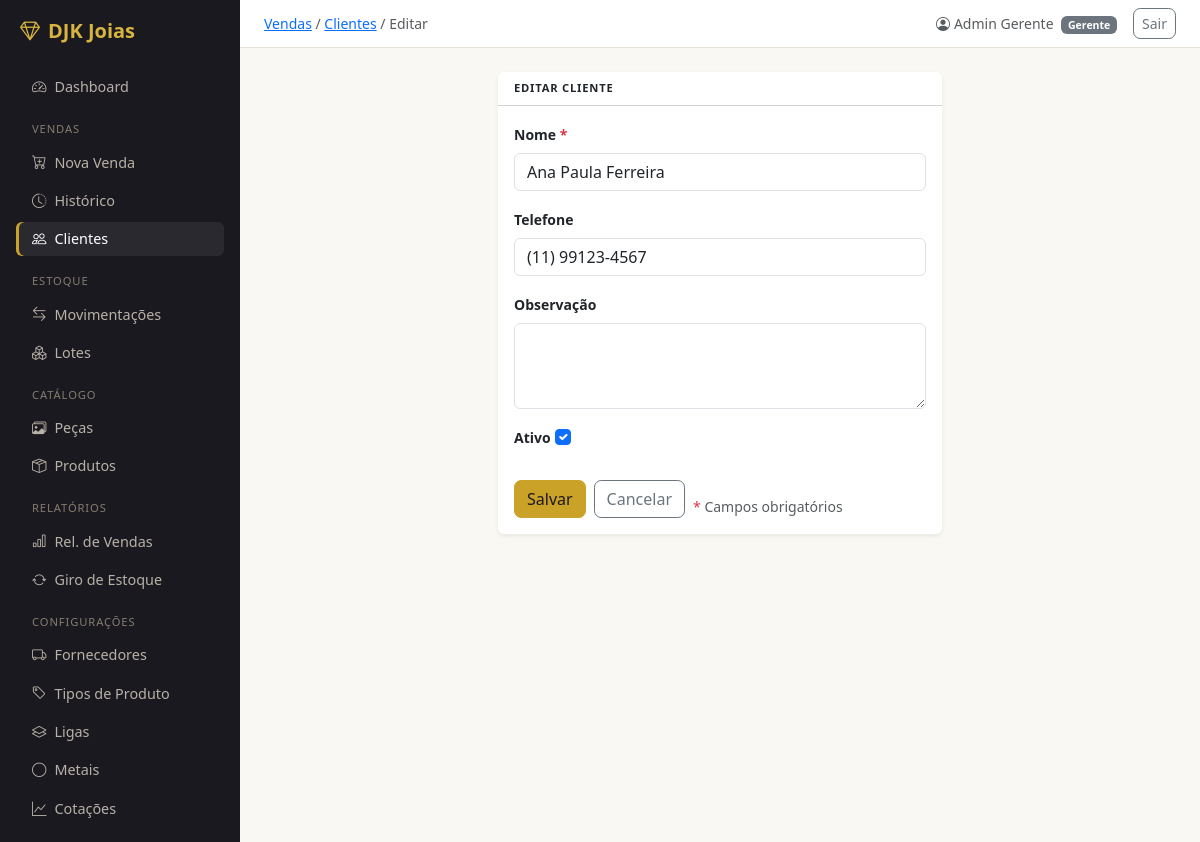
Before: /vendas/clientes/1/editar/ (signed in) with the older database file.
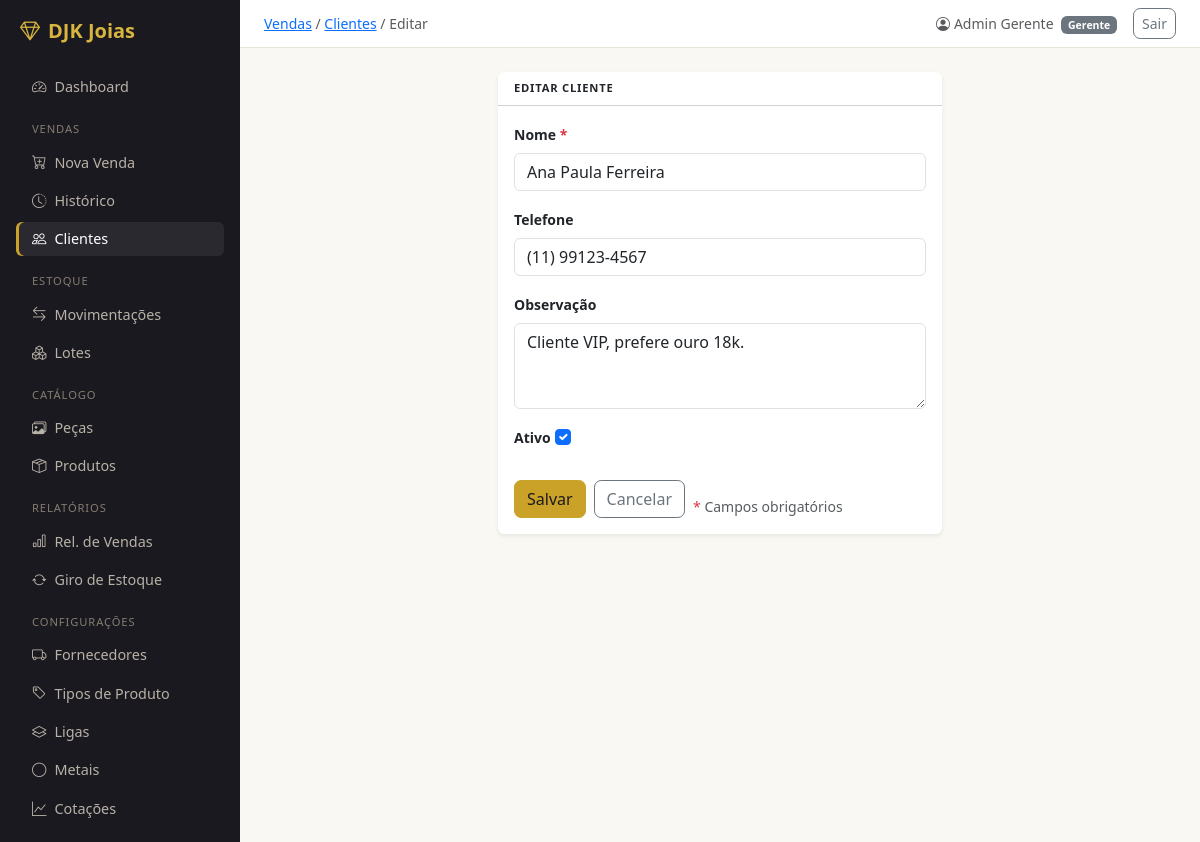
After: the same page with the newer database file.
### vendas/models.py (models this page shows, shortened)
class Cliente(models.Model):
    nome       = models.CharField(max_length=150, db_index=True)
    telefone   = models.CharField(max_length=20, blank=True)
    observacao = models.TextField(blank=True)
    ativo      = models.BooleanField(default=True)
    criado_em  = models.DateTimeField(auto_now_add=True)
    class Meta:
        verbose_name        = 'Cliente'
        verbose_name_plural = 'Clientes'
        ordering            = ['nome']

### vendas/views.py (the view, shortened to what this page needs)
# urls.py: path('clientes/<int:pk>/editar/',  views.ClienteUpdateView.as_view(), name='cliente_update'),
class ClienteUpdateView(LoginRequiredMixin, UpdateView):
    model         = Cliente
    form_class    = ClienteForm
    template_name = 'vendas/cliente_form.html'
    success_url   = reverse_lazy('vendas:cliente_list')

### vendas/forms.py
class ClienteForm(forms.ModelForm):
    class Meta:
        model  = Cliente
        fields = ['nome', 'telefone', 'observacao', 'ativo']
        widgets = {
            'nome':       forms.TextInput(attrs={'class': 'form-control'}),
            'telefone':   forms.TextInput(attrs={'class': 'form-control'}),
            'observacao': forms.Textarea(attrs={'class': 'form-control', 'rows': 3}),
            'ativo':      forms.CheckboxInput(attrs={'class': 'form-check-input'}),
        }
        labels = {
            'nome':       'Nome',
            'telefone':   'Telefone',
            'observacao': 'Observação',
            'ativo':      'Ativo',
        }

### usuarios/models.py (called while the page is built)
    @property
    def is_gerente(self):
        return self.perfil == self.Perfil.GERENTE

### templates/vendas/cliente_form.html (shortened to what this page needs)
{% extends 'base.html' %}
{% block breadcrumb %}<a href="{% url 'vendas:venda_list' %}">Vendas</a> / <a href="{% url 'vendas:cliente_list' %}">Clientes</a> / {% if form.instance.pk %}Editar{% else %}Novo{% endif %}{% endblock %}
{% block content %}
<div class="row justify-content-center">
  <div class="col-md-6">
    <div class="card border-0 shadow-sm">
      <div class="card-header bg-transparent fw-semibold small">
        {% if form.instance.pk %}Editar cliente{% else %}Cadastrar cliente{% endif %}
      </div>
      <div class="card-body">
        <form method="post" novalidate>
          {% for field in form %}
          <div class="mb-3">
            <label class="form-label small fw-semibold">{{ field.label }}{% if field.field.required %} <span class="text-danger">*</span>{% endif %}</label>
            {{ field }}
          </div>
          {% endfor %}
          <div class="d-flex gap-2 mt-4">
            <button type="submit" class="btn btn-warning">Salvar</button>
            <a href="{% url 'vendas:cliente_list' %}" class="btn btn-outline-secondary">Cancelar</a>
          <p class="text-muted small mt-3 mb-0"><span class="text-danger">*</span> Campos obrigatórios</p>
          </div>
        </form>
      </div>
    </div>
  </div>
</div>
{% endblock %}

Changed rows visible on the page:
changed Cliente "Ana Paula Ferreira": observacao (not shown) → "Cliente VIP, prefere ouro 18k."
